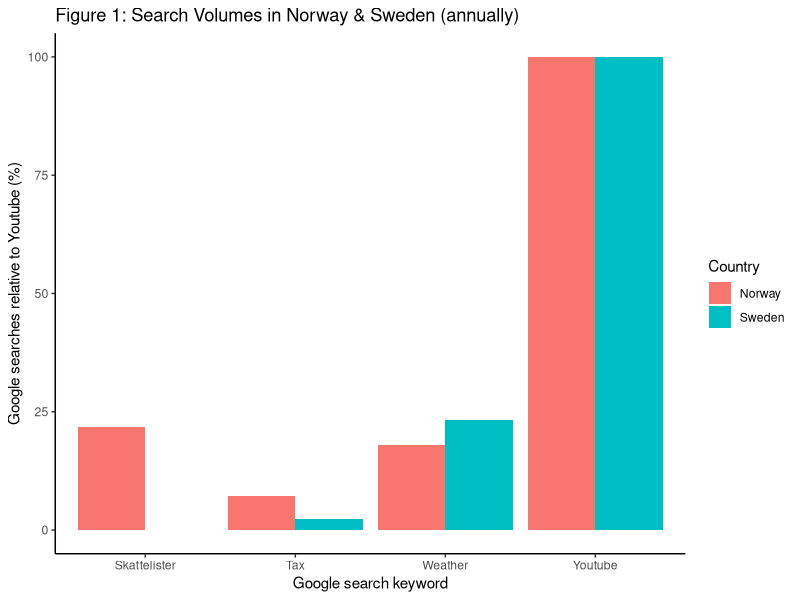
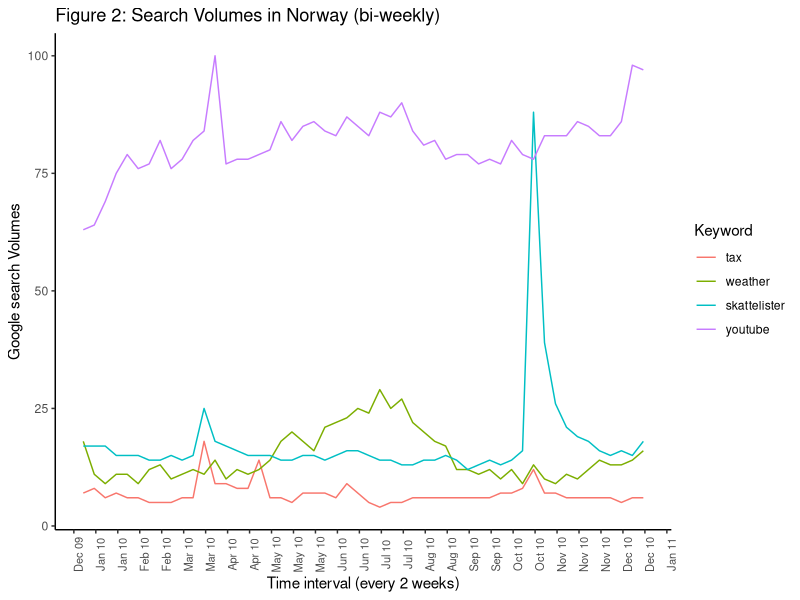

Write R code to recreate these figures, in order.
## ---- chunk 1
knitr::opts_chunk$set(echo = TRUE)
## ---- chunk 2
#Read the packages and use these packages to complete following analysis
library(tidyverse)
library(haven)
library(tidyr)
library(reshape2)
## ---- chunk 3
#Since our data are dta format, we need to import all data first and then open these data using read_dta function. These data are saved in a new dataframe with their corresponding names.

survey_data = read_dta("Raw-Norwegian-Monitor-Survey-Data.dta", encoding = 'latin1')
country_data = read_dta("google_searches_by_country.dta", encoding = 'latin1')
time_data = read_dta("google_searches_over_time.dta", encoding = 'latin1')

## ---- chunk 4
#Since the original data contain many observations that exceed the maximum load and are useless for further analysis, we create a new table with the corresponding variables and then plot a bar graph.
country_hah <- read.table(text = "keyword    Norway    Sweden
                  'Skattelister'   21.686750      0
                  'Tax'  7.228915      2.325581
                  'Weather'   18.072290      23.255819
                  'Youtube'   100.000000      100.000000
                  ",
                  header = TRUE, stringsAsFactors = FALSE)

#We try to let R read the variables, so we use gather function
df2 <- country_hah %>% 
  gather(Country, Value,-keyword)
#Plot a bar graph using ggplot, with appropriate x and y labels and title. Different color represents different countries, so we use fill to specify that. Because classic theme is easier to read, so we also use that.
countryaha <- ggplot(data = df2) +
  geom_bar(aes(x = keyword,
               y = Value,
               fill = Country
               ),
           stat = "identity",
           position = position_dodge()) +
  theme(legend.title=element_blank()) +
  labs(title ="Figure 1: Search Volumes in Norway & Sweden (annually)", x = "Google search keyword", y = "Google searches relative to Youtube (%)")+theme_classic()
countryaha
## ---- chunk 5
#Since the author use Stata to conduct analysis, the format of data is quite different than conducting using R, so we use melt function to takes data in wide format and stacks a set of columns into a single column of data, and save it into time_data3
time_date3 = melt(time_data, id.vars = "edate", measure.vars = c("tax", "weather","skattelister","youtube"))

#We plot a line graph to show how the volumes of searches change by time in Norway. We set the tick labels to size 8 and angle 90 to make it more readable.
time_date3%>%
  rename(Keyword = variable)%>%
  ggplot(aes(x=edate, y=value, group=Keyword, color=Keyword))+geom_line()+theme_classic()+labs(title  = "Figure 2: Search Volumes in Norway (bi-weekly)", x = "Time interval (every 2 weeks)", y = "Google search Volumes")+theme(axis.text.x = element_text(angle = 90, size = 8))+scale_x_date(date_labels="%b %y",date_breaks  ="2 week")
## ---- chunk 6
#This section we conduct a regression model using lm function and OLS regression. We first mutate a new variable called transparency to separate the time interval, and then make a model using happy as dependent variable and income rank as independent variable. Then we use summary function to display results in a table form.
survey_data1 = survey_data %>%
  mutate(transparency = if_else(year %in% 2001:2013, 1,0))
model0=lm(happy~inc_comparison+inc_comparison:transparency,data=survey_data1)
summary(model0)
